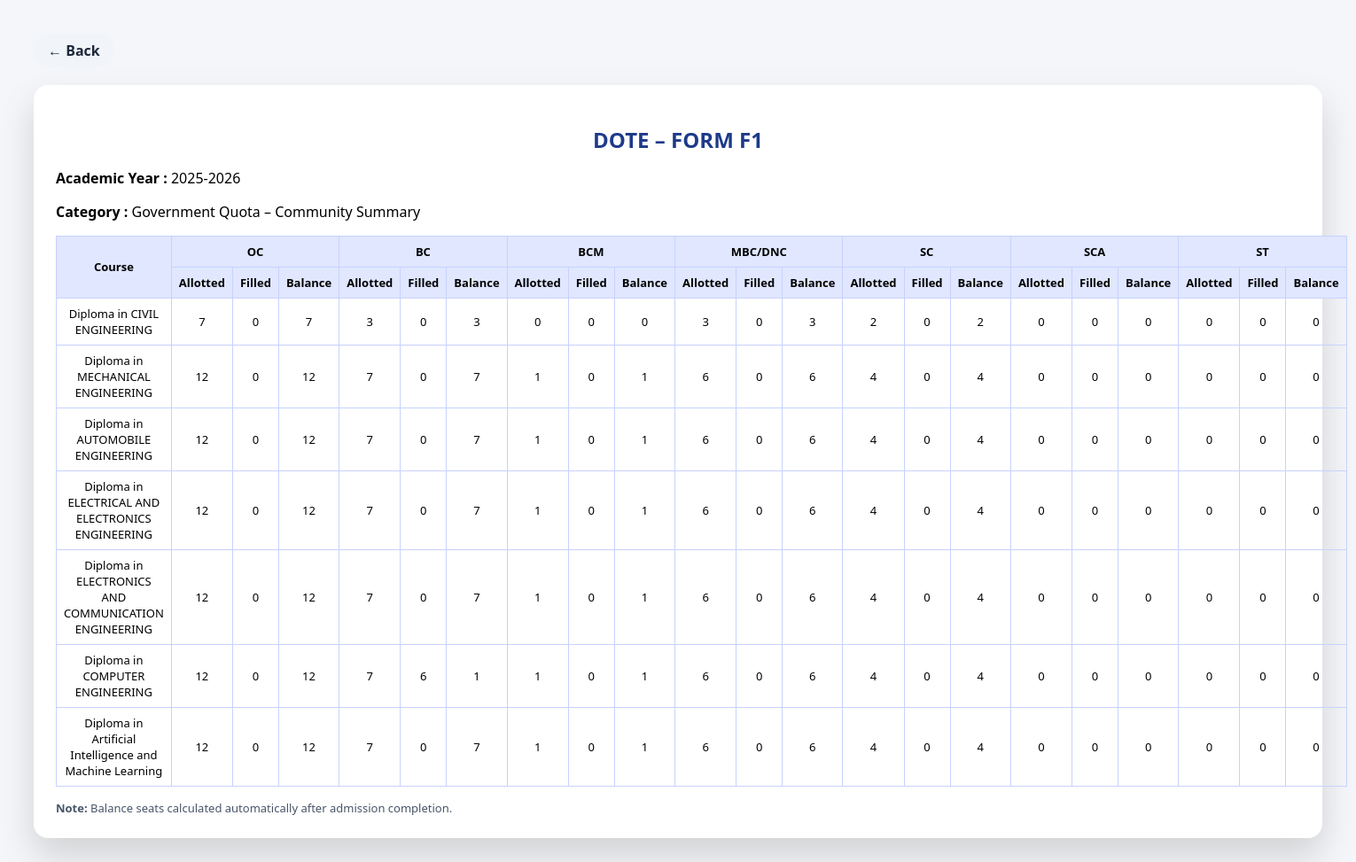
Screenshot of /form_f1.php with the database file from the repository.
### tables this page shows
CREATE TABLE `courses` (
  `course_code` varchar(20) NOT NULL,
  `course_name` varchar(60) NOT NULL,
  `approved_intake` int(11) NOT NULL,
  `duration_years` int(11) NOT NULL,
  `total_semesters` int(11) NOT NULL,
  `year_of_established` int(11) NOT NULL,
  `status` enum('active','inactive') DEFAULT 'active'
);

### form_f1.php (the view, shortened to what this page needs)
<?php
include("../../../config/db.php");
$community = [
    "OC" => 31,
    "BC" => 26.5,
    "BCM" => 3.5,
    "MBC/DNC" => 20,
    "SC" => 15,
    "SCA" => 3,
    "ST" => 1
];
$ay = mysqli_fetch_assoc(mysqli_query($conn,"
    SELECT academic_year
    FROM academic_periods
    ORDER BY academic_year DESC
    LIMIT 1
"));
$academic_year = $ay['academic_year'] ?? '';
?>
<!DOCTYPE html>
<html>
<head>
</head>
<body>
<div class="header">
    <a href="../dashboard.php" class="back-btn">← Back</a>
</div>
<div class="card">
<h2>DOTE – FORM F1</h2>
<p><b>Academic Year :</b> <?= $academic_year ?></p>
<p><b>Category :</b> Government Quota – Community Summary</p>
<table>
<tr>
    <th rowspan="2">Course</th>
    <?php foreach($community as $c=>$p){ ?>
        <th colspan="3"><?= $c ?></th>
    <?php } ?>
</tr>
<tr>
<?php foreach($community as $c=>$p){ ?>
    <th>Allotted</th>
    <th>Filled</th>
    <th>Balance</th>
<?php } ?>
</tr>
<?php
$q = mysqli_query($conn,"
    SELECT course_code, course_name, approved_intake
    FROM courses WHERE status='active'
");
while($r = mysqli_fetch_assoc($q)){
    $govt = round($r['approved_intake']/2);
    $allotted = [];
    $sum = 0;
    foreach($community as $c=>$p){
        $allotted[$c] = floor($govt*$p/100);
        $sum += $allotted[$c];
    }
    $allotted["OC"] += ($govt-$sum);
?>
<tr>
<td><?= $r['course_name'] ?></td>
<?php
foreach($community as $c=>$p){
    $filled = mysqli_fetch_assoc(mysqli_query($conn,"
        SELECT COUNT(*) c
        FROM students s
        JOIN admission_applications a ON s.admission_no=a.admission_no
        WHERE s.course_code='{$r['course_code']}'
          AND a.application_status='admitted'
          AND a.community='$c'
    "))['c'];
    $balance = $allotted[$c] - $filled;
?>
<td><?= $allotted[$c] ?></td>
<td><?= $filled ?></td>
<td><?= $balance < 0 ? 0 : $balance ?></td>
<?php } ?>
</tr>
<?php } ?>
</table>
<div class="note">
<b>Note:</b> Balance seats calculated automatically after admission completion.
</div>
</div>
</body>
</html>

### form_f1.php (style rules this page uses)
body { font-family:Segoe UI,Arial; background:#f4f6f9; padding:30px; }
.header { display:flex; justify-content:space-between; align-items:center; margin-bottom:20px; }
.back-btn { background:#f1f5f9; padding:8px 16px; border-radius:30px; text-decoration:none; font-weight:600; color:#1e293b; }
.card { background:#fff; padding:25px; border-radius:16px; box-shadow:0 20px 40px rgba(0,0,0,.15); }
h2 { text-align:center; color:#1e3a8a; margin-bottom:15px; }
table { width:100%; border-collapse:collapse; font-size:13px; }
th,td { border:1px solid #c7d2fe; padding:8px; text-align:center; }
th { background:#e0e7ff; }
.note { margin-top:15px; font-size:13px; color:#475569; }

### rows the page displays
courses: course_name "Diploma in CIVIL ENGINEERING", c "7", filled "0", balance "7", c "3", balance "3", c "0", balance "0", c "2", balance "2"
courses: course_name "Diploma in MECHANICAL ENGINEERING", c "12", filled "0", balance "12", c "7", balance "7", c "1", balance "1", c "6", balance "6", c "4", balance "4", c "0", balance "0"
courses: course_name "Diploma in AUTOMOBILE ENGINEERING", c "12", filled "0", balance "12", c "7", balance "7", c "1", balance "1", c "6", balance "6", c "4", balance "4", c "0", balance "0"
courses: course_name "Diploma in ELECTRICAL AND ELECTRONICS ENGINEERING", c "12", filled "0", balance "12", c "7", balance "7", c "1", balance "1", c "6", balance "6", c "4", balance "4", c "0", balance "0"
courses: course_name "Diploma in ELECTRONICS AND COMMUNICATION ENGINEERING", c "12", filled "0", balance "12", c "7", balance "7", c "1", balance "1", c "6", balance "6", c "4", balance "4", c "0", balance "0"
courses: course_name "Diploma in COMPUTER ENGINEERING", c "12", filled "0", balance "12", c "7", filled "6", balance "1", c "1", c "6", balance "6", c "4", balance "4", c "0", balance "0"
courses: course_name "Diploma in Artificial Intelligence and Machine Learning", c "12", filled "0", balance "12", c "7", balance "7", c "1", balance "1", c "6", balance "6", c "4", balance "4", c "0", balance "0"

### other values shown
$academic_year "2025-2026"
$c "OC"
$c "BC"
$c "BCM"
$c "MBC/DNC"
$c "SC"
$c "SCA"
$c "ST"
